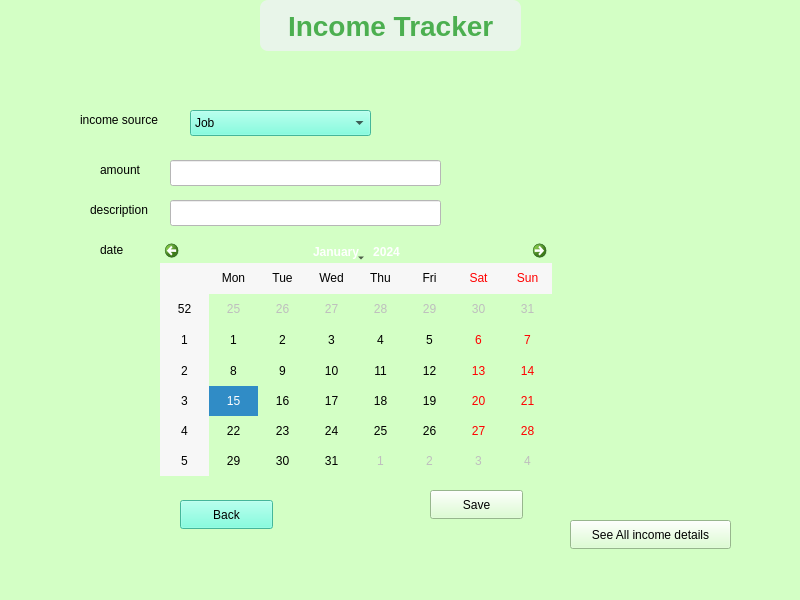
<?xml version="1.0" encoding="UTF-8"?>
<ui version="4.0">
 <class>income</class>
 <widget class="QMainWindow" name="income">
  <property name="geometry">
   <rect>
    <x>0</x>
    <y>0</y>
    <width>800</width>
    <height>600</height>
   </rect>
  </property>
  <property name="windowTitle">
   <string>MainWindow</string>
  </property>
  <property name="styleSheet">
   <string notr="true">background-color:#d3ffc5;   /* Mint green */</string>
  </property>
  <widget class="QWidget" name="centralwidget">
   <widget class="QLabel" name="label">
    <property name="geometry">
     <rect>
      <x>80</x>
      <y>110</y>
      <width>111</width>
      <height>20</height>
     </rect>
    </property>
    <property name="text">
     <string>income source</string>
    </property>
   </widget>
   <widget class="QLabel" name="label_2">
    <property name="geometry">
     <rect>
      <x>90</x>
      <y>200</y>
      <width>81</width>
      <height>20</height>
     </rect>
    </property>
    <property name="text">
     <string>description</string>
    </property>
   </widget>
   <widget class="QLabel" name="label_3">
    <property name="geometry">
     <rect>
      <x>100</x>
      <y>240</y>
      <width>81</width>
      <height>20</height>
     </rect>
    </property>
    <property name="text">
     <string>date</string>
    </property>
   </widget>
   <widget class="QLineEdit" name="lineEdit">
    <property name="geometry">
     <rect>
      <x>170</x>
      <y>200</y>
      <width>271</width>
      <height>26</height>
     </rect>
    </property>
    <property name="styleSheet">
     <string notr="true">background-color:#ffffff;  </string>
    </property>
   </widget>
   <widget class="QComboBox" name="comboBox">
    <property name="geometry">
     <rect>
      <x>190</x>
      <y>110</y>
      <width>181</width>
      <height>26</height>
     </rect>
    </property>
    <property name="styleSheet">
     <string notr="true">background-color:#61ffd8;   /* Mint green */</string>
    </property>
    <item>
     <property name="text">
      <string>Job</string>
     </property>
    </item>
    <item>
     <property name="text">
      <string>Allowance from parents</string>
     </property>
    </item>
    <item>
     <property name="text">
      <string>Scholarships</string>
     </property>
    </item>
    <item>
     <property name="text">
      <string>Student Aid</string>
     </property>
    </item>
    <item>
     <property name="text">
      <string>Other</string>
     </property>
    </item>
   </widget>
   <widget class="QCalendarWidget" name="calendarWidget">
    <property name="geometry">
     <rect>
      <x>160</x>
      <y>240</y>
      <width>392</width>
      <height>236</height>
     </rect>
    </property>
   </widget>
   <widget class="QLabel" name="label_4">
    <property name="geometry">
     <rect>
      <x>100</x>
      <y>160</y>
      <width>63</width>
      <height>20</height>
     </rect>
    </property>
    <property name="text">
     <string>amount</string>
    </property>
   </widget>
   <widget class="QLineEdit" name="lineEdit_2">
    <property name="geometry">
     <rect>
      <x>170</x>
      <y>160</y>
      <width>271</width>
      <height>26</height>
     </rect>
    </property>
    <property name="styleSheet">
     <string notr="true">background-color:#ffffff; </string>
    </property>
   </widget>
   <widget class="QPushButton" name="Back">
    <property name="geometry">
     <rect>
      <x>180</x>
      <y>500</y>
      <width>93</width>
      <height>29</height>
     </rect>
    </property>
    <property name="styleSheet">
     <string notr="true">background-color:#61ffd8;  </string>
    </property>
    <property name="text">
     <string>Back</string>
    </property>
   </widget>
   <widget class="QPushButton" name="Save">
    <property name="geometry">
     <rect>
      <x>430</x>
      <y>490</y>
      <width>93</width>
      <height>29</height>
     </rect>
    </property>
    <property name="text">
     <string>Save</string>
    </property>
   </widget>
   <widget class="QLabel" name="label_5">
    <property name="geometry">
     <rect>
      <x>260</x>
      <y>0</y>
      <width>261</width>
      <height>51</height>
     </rect>
    </property>
    <property name="styleSheet">
     <string notr="true">QLabel {
    font-size: 28px;            /* Larger font size for emphasis */
    color: #4CAF50;             /* Green color for a fresh look */
    font-weight: bold;          /* Make the text bold */
    padding: 10px 20px;         /* Add padding around the text */
    background-color: #e8f5e9;  /* Light green background to match the color scheme */
    border-radius: 8px;         /* Rounded corners */
    text-align: center;         /* Center-align the text */
}
</string>
    </property>
    <property name="text">
     <string>Income Tracker</string>
    </property>
   </widget>
   <widget class="QPushButton" name="AllIncome">
    <property name="geometry">
     <rect>
      <x>570</x>
      <y>520</y>
      <width>161</width>
      <height>29</height>
     </rect>
    </property>
    <property name="text">
     <string>See All income details</string>
    </property>
   </widget>
  </widget>
  <widget class="QMenuBar" name="menubar">
   <property name="geometry">
    <rect>
     <x>0</x>
     <y>0</y>
     <width>800</width>
     <height>26</height>
    </rect>
   </property>
  </widget>
  <widget class="QStatusBar" name="statusbar"/>
 </widget>
 <resources/>
 <connections/>
</ui>
